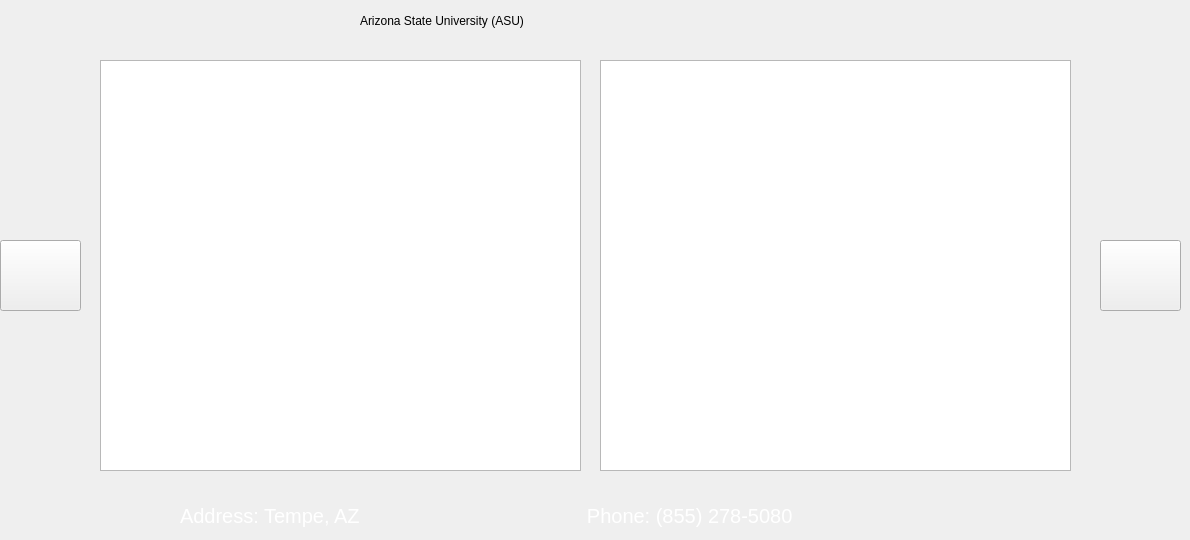
    <widget class="QWidget" name="page">
     <widget class="QPushButton" name="nextPage_3">
      <property name="geometry">
       <rect>
        <x>1100</x>
        <y>240</y>
        <width>81</width>
        <height>71</height>
       </rect>
      </property>
      <property name="styleSheet">
       <string notr="true">QPushButton {
	background-image: url('res/next-xx.png');
	background-size: 10px;    
    background-repeat: no-repeat;
    background-position: center center;
}</string>
      </property>
      <property name="text">
       <string/>
      </property>
     </widget>
     <widget class="QGraphicsView" name="asu_campus">
      <property name="geometry">
       <rect>
        <x>100</x>
        <y>60</y>
        <width>481</width>
        <height>411</height>
       </rect>
      </property>
      <property name="styleSheet">
       <string notr="true">QGraphicsView {
	background-image: url(&quot;res/asu.jpg&quot;);
    background-repeat: no-repeat;
    background-position: center center;
    width: 100%;
	height: 100%;
}
</string>
      </property>
     </widget>
     <widget class="QGraphicsView" name="asu_map">
      <property name="geometry">
       <rect>
        <x>600</x>
        <y>60</y>
        <width>471</width>
        <height>411</height>
       </rect>
      </property>
      <property name="styleSheet">
       <string notr="true">QGraphicsView {
	background-image: url(&quot;res/asu_map.jpg&quot;);
    background-repeat: no-repeat;
    background-position: center center;
    width: 100%;
	height: 100%;
}
</string>
      </property>
     </widget>
     <widget class="QLabel" name="asu_title">
      <property name="geometry">
       <rect>
        <x>360</x>
        <y>-10</y>
        <width>421</width>
        <height>61</height>
       </rect>
      </property>
      <property name="text">
       <string>Arizona State University (ASU)</string>
      </property>
     </widget>
     <widget class="QLabel" name="asu_address">
      <property name="geometry">
       <rect>
        <x>180</x>
        <y>500</y>
        <width>771</width>
        <height>31</height>
       </rect>
      </property>
      <property name="styleSheet">
       <string notr="true">QLabel {
	color: white;
	font-size: 20px;
}</string>
      </property>
      <property name="text">
       <string>Address: Tempe, AZ                                         Phone: (855) 278-5080</string>
      </property>
     </widget>
     <widget class="QPushButton" name="backPage_1">
      <property name="geometry">
       <rect>
        <x>0</x>
        <y>240</y>
        <width>81</width>
        <height>71</height>
       </rect>
      </property>
      <property name="styleSheet">
       <string notr="true">QPushButton {
	background-image: url('res/back-xx.png');
	background-size: 10px;    
    background-repeat: no-repeat;
    background-position: center center;
}</string>
      </property>
      <property name="text">
       <string/>
      </property>
     </widget>
    </widget>
